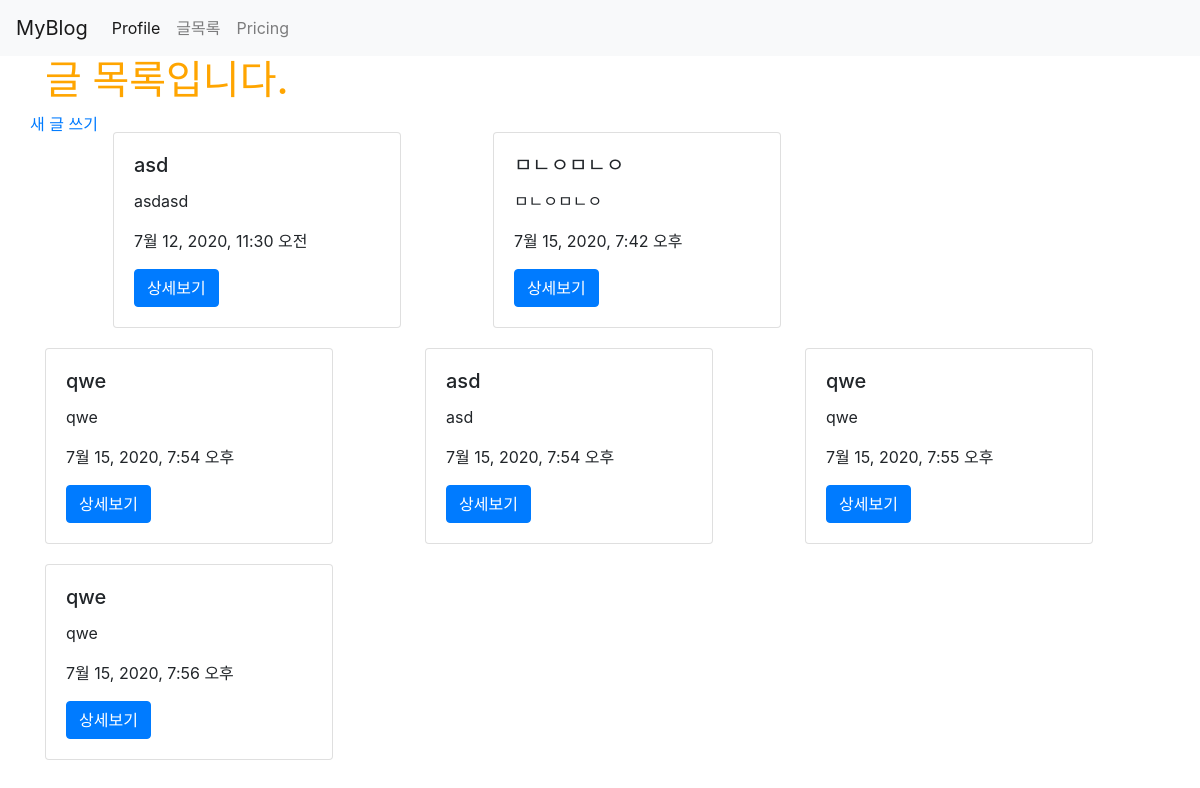
The app's page /posts/, older data.
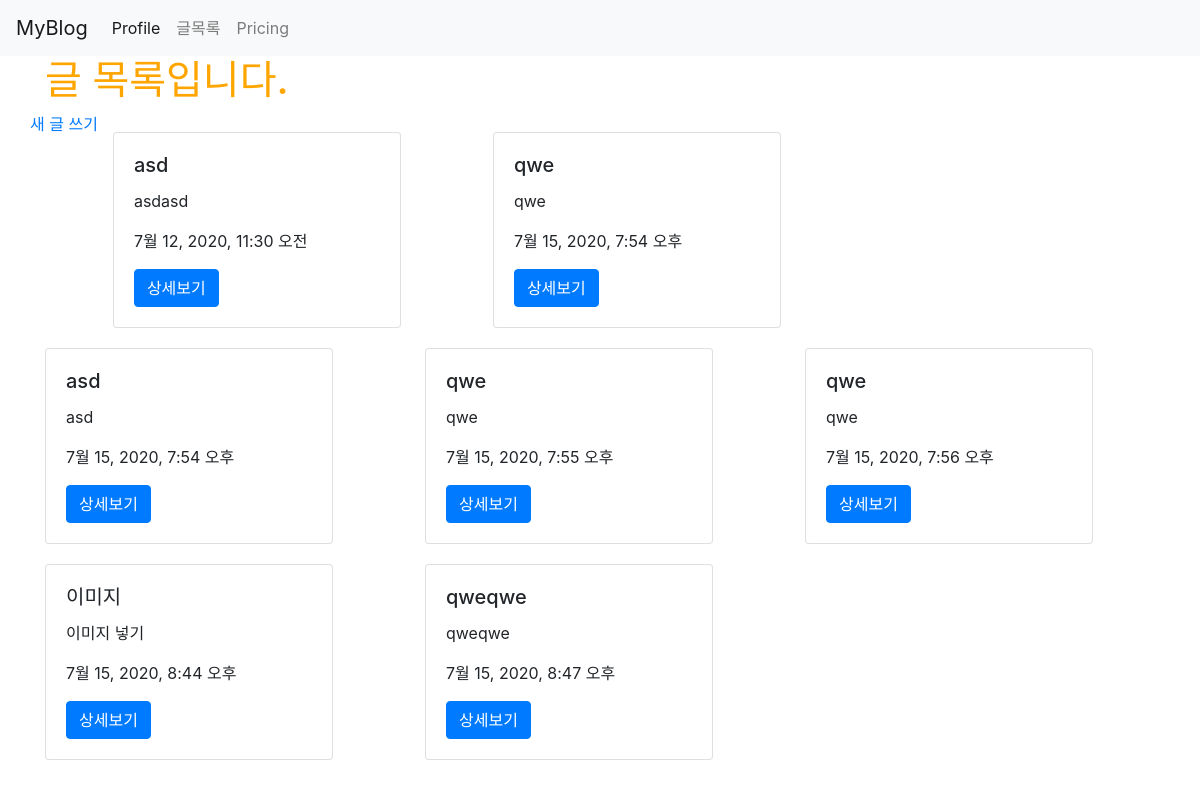
The same page, newer data.
### posts/models.py (models this page shows)
class Post(models.Model):
    title = models.CharField(max_length=50, null=False)
    content = models.TextField()
    view_count = models.IntegerField(default=0)
    image = models.ImageField(upload_to='images/', null=True)
    created_at = models.DateTimeField(auto_now_add=True)
    updated_at = models.DateTimeField(auto_now=True)

### posts/views.py (the view)
# urls.py: path('', main, name="main"),
def main(request):
    posts = Post.objects.all()
    return render(request, 'posts/main.html', {'posts': posts})

### posts/templates/posts/main.html
{% extends 'base.html' %}
{% load static %}
{% block content %}
<div class="container">
    <h1>글 목록입니다.</h1>
    <div class="row">
        <a href="{% url 'posts:new'%}">새 글 쓰기</a>
        {% for post in posts %}
            <div class="col-md-4 ">
                <div class="card" style="width: 18rem; margin-top: 20px;">
                    <div class="card-body">
                        <h5 class="card-title">{{ post.title }}</h5>
                        <p class="card-text">{{ post.content }}</p>
                        <p>{{ post.created_at }}</p>
                        <a href="{% url 'posts:show' post.pk %}" class="btn btn-primary">상세보기</a>
                    </div>
                </div>
            </div>
        {% endfor %}
    </div>
</div>
{% endblock %}

Row changes from the older to the newer data that the page shows:
removed Post: title "ㅁㄴㅇㅁㄴㅇ", content "ㅁㄴㅇㅁㄴㅇ", created_at "7월 15, 2020, 7:42 오후"
added Post: title "이미지", content "이미지 넣기", created_at "7월 15, 2020, 8:44 오후"
added Post: title "qweqwe", content "qweqwe", created_at "7월 15, 2020, 8:47 오후"
